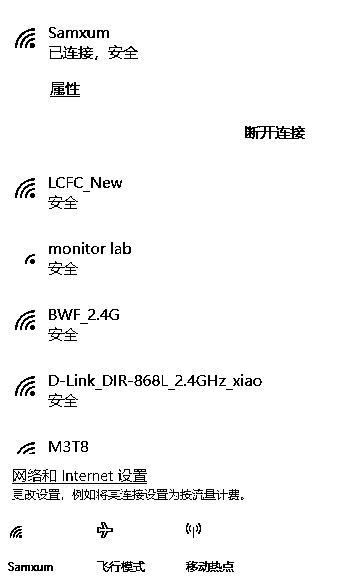
#> input picture 文字定位/out.jpg, 360 x 582 px; the run also reads 1 picture not shown here
$ python '坐标.py'
#> lines starting #> are read from the running program, lines starting #| are printed output that depends on the picture
#opencv模板匹配----单目标匹配
import cv2
#读取目标图片
target = cv2.imread("out.jpg")
#> target is the input picture: shape (582, 360, 3); min 0, max 255, mean 246.7
#读取模板图片
template = cv2.imread("mod.jpg")
#获得模板图片的高宽尺寸
theight, twidth = template.shape[:2]
#> theight = 19; twidth = 35
#执行模板匹配，采用的匹配方式cv2.TM_SQDIFF_NORMED
result = cv2.matchTemplate(target,template,cv2.TM_SQDIFF_NORMED)
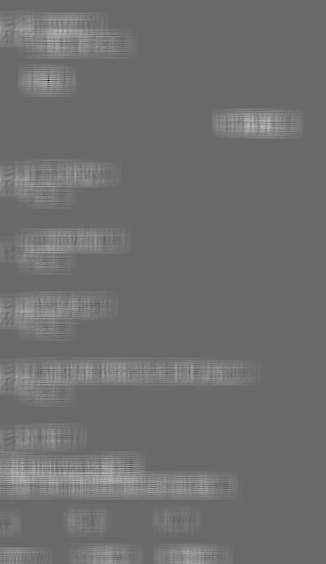
#> result: shape (564, 326) float32; min 5.68e-05, max 0.762, mean 0.436
#归一化处理
cv2.normalize( result, result, 0, 1, cv2.NORM_MINMAX, -1 )
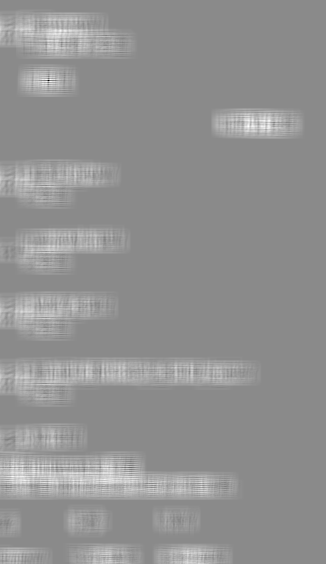
#> result: shape (564, 326) float32; min -1.25e-12, max 1, mean 0.572; drawn with min black and max white
#寻找矩阵（一维数组当做向量，用Mat定义）中的最大值和最小值的匹配结果及其位置
min_val, max_val, min_loc, max_loc = cv2.minMaxLoc(result)
#> min_val = -1.25e-12; max_val = 1; min_loc = (48, 80); max_loc = (248, 126)
print(min_loc,(min_loc[0]+twidth,min_loc[1]+theight))
#| (48, 80) (83, 99)
